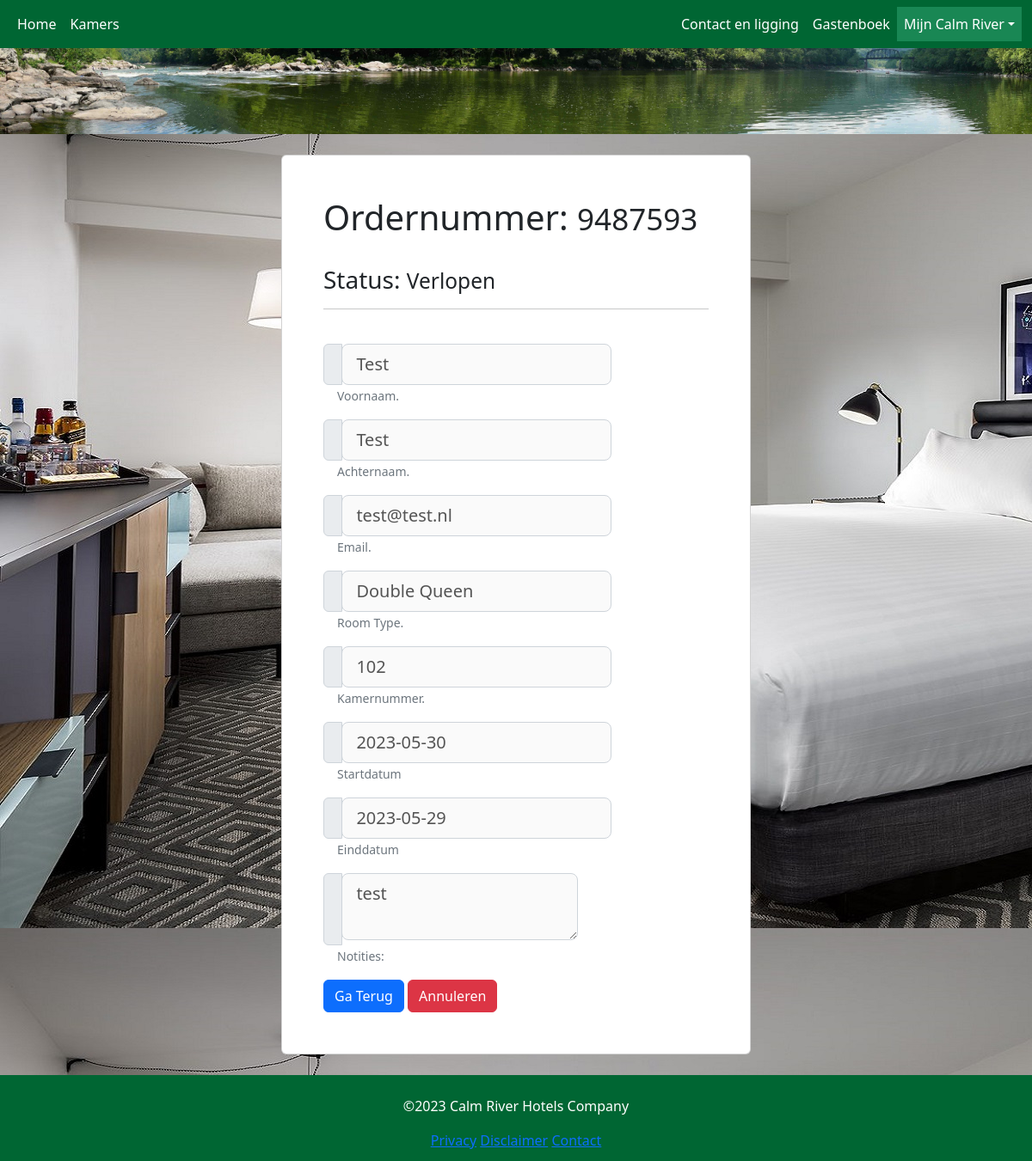
/my-profile/bookings/show/9487593 (signed in), run on the app's committed database.
### models/Bookings_customer.py (models this page shows, shortened)
class Bookings_customer(db.Model):
    __tablename__ = 'bookings_customers'
    id = db.Column(db.Integer, primary_key=True)
    booking_id = db.Column(db.Integer, db.ForeignKey('bookings.id'), index=True)
    user_id = db.Column(db.Integer, db.ForeignKey('users.id'), index=True)
    customer_id = db.Column(db.Integer, db.ForeignKey('customers.id'), index=True)
    created_at = db.Column(db.DateTime, nullable=True, unique=False, index=False, default=datetime.utcnow)
    updated_at = db.Column(db.DateTime, nullable=True, unique=False, index=False, default=datetime.utcnow)
    booking = db.relationship('Booking', backref='bookings_customers')
    customer = db.relationship('Customer', backref='bookings_customers')

### models/Booking.py (models this page shows, shortened)
class Booking(db.Model):
    __tablename__ = 'bookings'
    id = db.Column(db.Integer, primary_key=True)
    room_id = db.Column(db.Integer, db.ForeignKey('rooms.id'), index=True)
    start = db.Column(db.String, nullable=False, unique=False, index=False, default=datetime.utcnow)
    end = db.Column(db.String, nullable=False, unique=False, index=False, default=datetime.utcnow)
    is_reservation = db.Column(db.Boolean(), default=False, index=True)
    is_paid = db.Column(db.Boolean(), default=False, index=True)
    notes = db.Column(db.Text, nullable=True, index=True)
    order_number = db.Column(db.Integer, index=True)
    created_at = db.Column(db.DateTime, nullable=True, unique=False, index=False, default=datetime.utcnow)
    updated_at = db.Column(db.DateTime, nullable=True, unique=False, index=False, default=datetime.utcnow)
    room = db.relationship('Room', backref='bookings')

### models/Customer.py (models this page shows, shortened)
class Customer(db.Model, UserMixin):
    __tablename__ = 'customers'
    id = db.Column(db.Integer, primary_key=True)
    first_name = db.Column(db.String(64), index=True)
    last_name = db.Column(db.String(64), index=True)
    email = db.Column(db.String(128))
    created_at = db.Column(db.DateTime, nullable=True, unique=False, index=False, default=datetime.utcnow)
    updated_at = db.Column(db.DateTime, nullable=True, unique=False, index=False, default=datetime.utcnow)

### models/Room_type.py (models this page shows, shortened)
class Room_type(db.Model):
    __tablename__ = 'room_types'
    id = db.Column(db.Integer, primary_key=True)
    name = db.Column(db.String(255), index=True)
    slug = db.Column(db.String(255), index=True)
    max_persons = db.Column(db.Integer, index=True)
    bed_persons = db.Column(db.Integer, index=True)
    has_bath = db.Column(db.Integer, index=True)
    has_wifi = db.Column(db.Integer, index=True)
    price = db.Column(db.Float, index=True)
    description = db.Column(db.Text, index=True)
    created_at = db.Column(db.DateTime, nullable=True, unique=False, index=False, default=datetime.utcnow)
    updated_at = db.Column(db.DateTime, nullable=True, unique=False, index=False, default=datetime.utcnow)

### models/Room.py (models this page shows, shortened)
class Room(db.Model):
    __tablename__ = 'rooms'
    id = db.Column(db.Integer, primary_key=True)
    number = db.Column(db.Integer, unique=True, index=True)
    room_type_id = db.Column(db.Integer, db.ForeignKey('room_types.id'), index=True)
    created_at = db.Column(db.DateTime, nullable=True, unique=False, index=False, default=datetime.utcnow)
    updated_at = db.Column(db.DateTime, nullable=True, unique=False, index=False, default=datetime.utcnow)
    room_type = db.relationship('Room_type', backref='rooms')

### blueprints/bookings/views.py (the view)
@bookings_bp.route('/my-profile/bookings/show/<order_number>', methods=['GET', 'POST'])
@login_required
def booking_show(order_number):
    active_page = 'my_calm_river'
    today = date.today().strftime("%Y-%m-%d")
    ROWS_PER_PAGE = 5
    page = request.args.get('page', 1, type=int)
    query = db.session.query(Bookings_customer, Customer, Booking, Room, Room_type).join(
        Bookings_customer.booking).join(Bookings_customer.customer).join(
        Booking.room).join(Room.room_type)
    query = query.filter(Bookings_customer.user_id == current_user.id)
    query = query.filter(Booking.order_number == order_number)
    if not query.all():
        flash('De boeking bestaat niet!', 'danger')
        return redirect(url_for('bookings_bp.booking_index'))
    results = query.paginate(page=page, per_page=ROWS_PER_PAGE)
    return render_template('bookings_show.html', active_page=active_page, results=results, today=today)

### models/User.py (called while the page is built)
    @login_manager.user_loader
    def load_user(user_id):
        return User.query.get(user_id)

### blueprints/bookings/templates/bookings_show.html (shortened to what this page needs)
{% extends "base.html" %}
{% block content %}
<div class="container mt-4 mb-4">
  <div class="row d-flex justify-content-center">
    <div class="col-12 col-md-8 col-lg-6">
      <div class="card bg-white">
        {% for result in results %}
        <div class="card-body p-5">
          <h1>Ordernummer: <small>{{ result[0].booking.order_number  }}</small> </h1> <br>
          <h3>Status: <small>{{ 'Lopend' if result[0].booking.end > today else 'Verlopen' }}</small></h3>
          <hr><br>
              <div class="mb-3">
                <div class="input-group">
                  <span class="input-group-text"></span>
                    <label>
                        <input required type="text" class="form-control-lg" placeholder="Voornaam" id="first_name" name="first_name" disabled value="{{ result[0].customer.first_name }}">
                    </label>
                </div>
                <small class="form-text ms-3 text-muted">Voornaam.</small>
              </div>
              <div class="mb-3">
                <div class="input-group">
                  <span class="input-group-text"></span>
                    <label>
                        <input required type="text" class="form-control-lg" placeholder="Achternaam" id="last_name" name="last_name" disabled value="{{ result[0].customer.last_name }}">
                    </label>
                </div>
                <small class="form-text ms-3 text-muted">Achternaam.</small>
              </div>
              <div class="mb-3">
                <div class="input-group">
                  <span class="input-group-text"></span>
                    <label>
                        <input required type="text" class="form-control-lg" placeholder="Email" id="email" name="email" disabled value="{{ result[0].customer.email }}">
                    </label>
                </div>
                <small class="form-text ms-3 text-muted">Email.</small>
              </div>
              <div class="mb-3">
                <div class="input-group">
                  <span class="input-group-text"></span>
                    <label>
                        <input required type="text" class="form-control-lg" placeholder="Room Type:" id="room_type" name="room_type" disabled value="{{ result[0].booking.room.room_type.name }}">
                    </label>
                </div>
                <small class="form-text ms-3 text-muted">Room Type.</small>
              </div>
              <div class="mb-3">
                <div class="input-group">
                  <span class="input-group-text"></span>
                    <label>
                        <input required type="text" class="form-control-lg" placeholder="Kamernummer:" id="room_number" name="room_number" disabled value="{{ result[0].booking.room.number }}">
                    </label>
                </div>
                <small class="form-text ms-3 text-muted">Kamernummer.</small>
              </div>
              <div class="mb-3">
                <div class="input-group">
                  <span class="input-group-text"></span>
                    <label>
                        <input required type="text" class="form-control-lg" placeholder="Startdatum:" id="date_start" name="date_start" disabled value="{{ result[0].booking.start }}">
                    </label>
                </div>
                <small class="form-text ms-3 text-muted">Startdatum</small>
              </div>
              <div class="mb-3">
                <div class="input-group">
                  <span class="input-group-text"></span>
                    <label>
                        <input required type="text" class="form-control-lg" placeholder="Einddatum:" id="date_end" name="date_end" disabled value="{{ result[0].booking.end }}">
                    </label>
                </div>
                <small class="form-text ms-3 text-muted">Einddatum</small>
              </div>
              <div class="mb-3">
                <div class="input-group">
                  <span class="input-group-text"></span>
                    <label>
                        <textarea class="form-control-lg" disabled>{{ result[0].booking.notes }}</textarea>
                    </label>
                </div>
                <small class="form-text ms-3 text-muted">Notities:</small>
              </div>
          <td><a class="btn btn-primary" href="/my-profile/bookings">Ga Terug</a></td>
          {% if current_user.is_admin == 1 %}
          <td>
             <a class="btn btn-danger" href="/my-profile/bookings/delete/{{ result[0].booking.order_number }}" data-bs-toggle="modal" data-bs-target="#delete">Annuleren</a>
          </td>
          {% endif %}
          </div>
        </div>
        {% endfor %}
    </div>
  </div>
</div>
{% endblock %}

### static/css/styles.css (style rules this page uses)
* { box-sizing: border-box; }
body { display: flex; flex-direction: column; min-height: 100vh; }
small { text-align: left; !important; }
select, input, textarea { border: 1px solid #ced4da; }
.input-group-text { width: 5%; padding: 0; }
.form-control-lg { width: 95%; }

### data on the page
Bookings_customer: order_number "9487593", first_name "Test", last_name "Test", email "test@test.nl", room_type "Double Queen", room_number "102", date_start "2023-05-30", date_end "2023-05-29", notes "test"
Booking: end "Verlopen"
